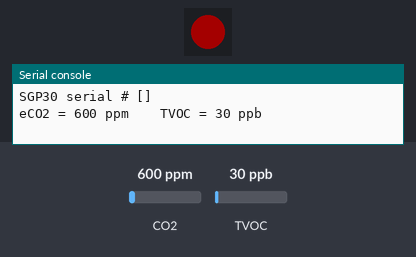
Simulated run of this program. Board: CircuitPython board. Shown: 1 RGB LEDs in strip order, left to right, the last lines printed to the serial console. The inputs (shaded band) are chosen by the test bench; at power-on: CO2 600 ppm, TVOC 30 ppb. Dim RGB values are drawn brighter than linear.

Above: at 0.5 s.
At 1.5 s:
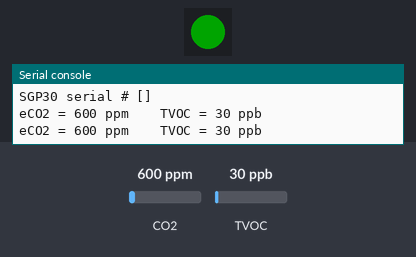
At 2.5 s:
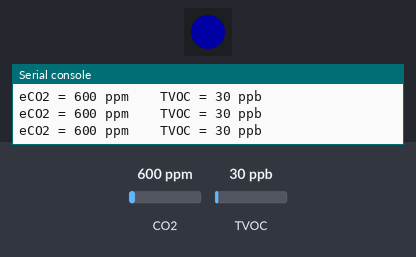
At 3.5 s:
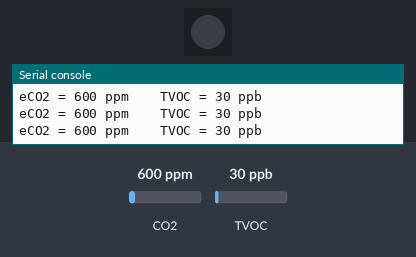
Timing chart, 0 to 5.2 s (numbered marks = the images above):
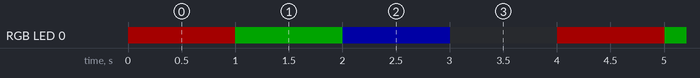

Measured:
- by itself, RGB LED 0: repeats every 4.0 s: RGB(0, 38, 0) 1.0 s, RGB(0, 0, 38) 1.0 s, off 1.0 s, RGB(38, 0, 0) 1.0 s
- by itself, everything shown: repeats every 4.0 s, in 4 steps

The program:

code.py
```python
import board
import neopixel
import time

import adafruit_sgp30


STEMMA = board.STEMMA_I2C()


# Primary colors to cycle
RED = (127, 0, 0)
GREEN = (0, 127, 0)
BLUE = (0, 0, 127)
OFF = (0, 0, 0)


pixel = neopixel.NeoPixel(board.NEOPIXEL, 1, brightness=0.3)


sgp30 = adafruit_sgp30.Adafruit_SGP30(STEMMA)

print("SGP30 serial #", [hex(i) for i in sgp30.serial])

sgp30.set_iaq_baseline(0x8973, 0x8AAE)
sgp30.set_iaq_relative_humidity(celsius=22.1, relative_humidity=44)


elapsed_sec = 0

while __name__ == '__main__':
    print("eCO2 = %d ppm \t TVOC = %d ppb" % (sgp30.eCO2, sgp30.TVOC))
    pixel.fill(RED)
    time.sleep(1)
    elapsed_sec += 1
    print("eCO2 = %d ppm \t TVOC = %d ppb" % (sgp30.eCO2, sgp30.TVOC))

    pixel.fill(GREEN)
    time.sleep(1)
    elapsed_sec += 1
    print("eCO2 = %d ppm \t TVOC = %d ppb" % (sgp30.eCO2, sgp30.TVOC))

    pixel.fill(BLUE)
    time.sleep(1)
    elapsed_sec += 1
    print("eCO2 = %d ppm \t TVOC = %d ppb" % (sgp30.eCO2, sgp30.TVOC))

    pixel.fill(OFF)
    time.sleep(1)
    elapsed_sec += 1
    print("eCO2 = %d ppm \t TVOC = %d ppb" % (sgp30.eCO2, sgp30.TVOC))

    if elapsed_sec > 10:
        elapsed_sec = 0
        print(
            "**** Baseline values: eCO2 = 0x%x, TVOC = 0x%x"
            % (sgp30.baseline_eCO2, sgp30.baseline_TVOC)
        )
```
